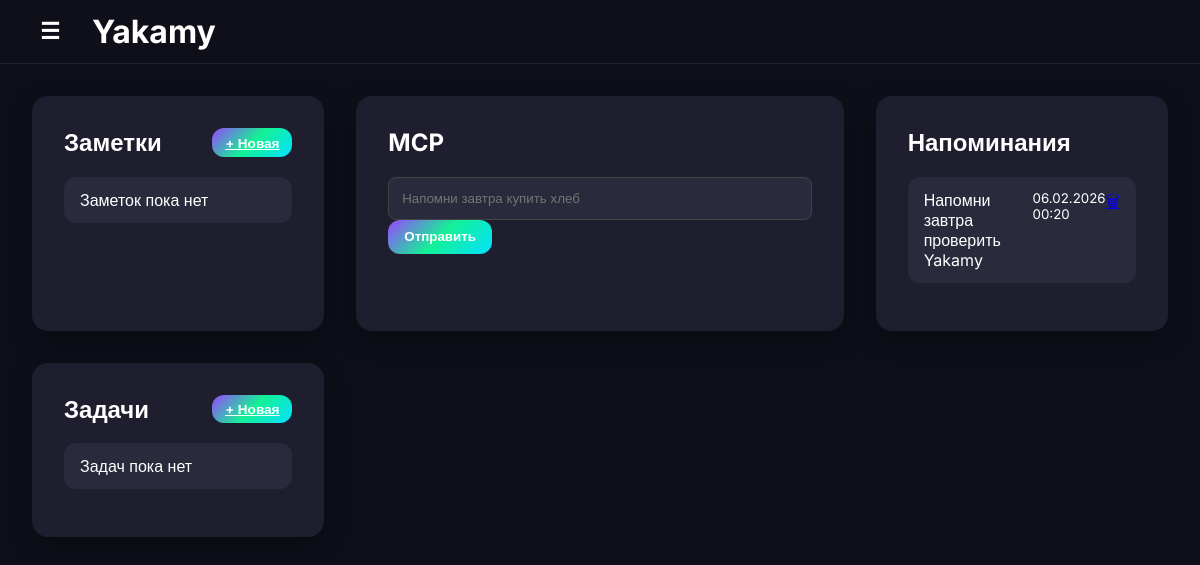
The app's page / (signed in), older data.
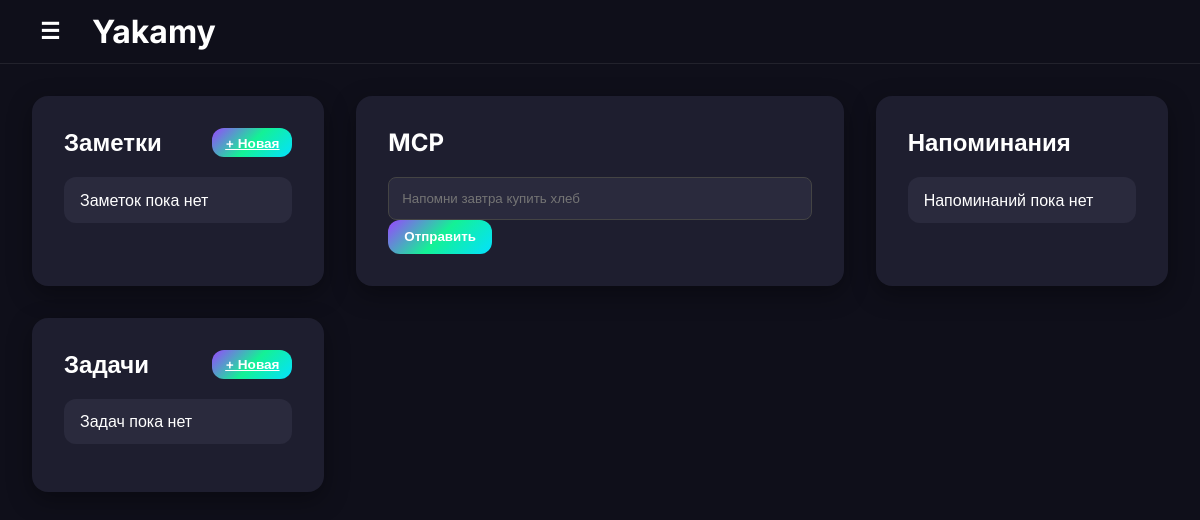
The same page, newer data.
### core/models.py (models this page shows, shortened)
class BaseModel(models.Model):
    user = models.ForeignKey(
        User,
        on_delete=models.CASCADE,
        related_name="%(class)s_items"
    )
    created_at = models.DateTimeField(auto_now_add=True)
    updated_at = models.DateTimeField(auto_now=True)
    class Meta:
        abstract = True

class Reminder(BaseModel):
    text = models.CharField(max_length=255)
    remind_at = models.DateTimeField()
    is_active = models.BooleanField(default=True)

### core/views.py (the view)
# urls.py: path('', views.dashboard, name='dashboard'),
@login_required
def dashboard(request):
    notes = Note.objects.filter(user=request.user)
    tasks = Task.objects.filter(user=request.user)
    reminders = Reminder.objects.filter(user=request.user)
    context = {
        'notes': notes,
        'tasks': tasks,
        'reminders': reminders,
    }
    return render(request, 'dashboard.html', context)

### core/templates/dashboard.html (shortened to what this page needs)
{% load static %}
<!DOCTYPE html>
<html lang="ru">
<head>
    <link rel="stylesheet" href="{% static 'gallery/style.css' %}">
</head>
<body>
<header class="topbar">
    <button class="burger" onclick="toggleSidebar()">☰</button>
    <h1>Yakamy</h1>
</header>
<div class="app">
    <main class="dashboard">
        <section>
            <h2>
                Заметки
                <a href="{% url 'create_note' %}" class="btn small">+ Новая</a>
            </h2>
            <ul>
                {% for note in notes %}
                    <li>
                        {{ note.title }}
                        <span class="actions">
                            <a href="{% url 'edit_note' note.id %}">✏️</a>
                            <a href="{% url 'delete_note' note.id %}">🗑</a>
                        </span>
                    </li>
                {% empty %}
                    <li class="empty">Заметок пока нет</li>
                {% endfor %}
            </ul>
        </section>
        <section class="mcp">
            <h2>MCP</h2>
            <form method="post"
                  action="{% if request.session.mcp %}{% url 'mcp_clarify' %}{% else %}{% url 'mcp_create' %}{% endif %}">
                <input
                    type="text"
                    name="{% if request.session.mcp %}answer{% else %}text{% endif %}"
                    placeholder="Напомни завтра купить хлеб"
                    autocomplete="off"
                    class="{% if request.session.mcp %}mcp-active{% endif %}"
                >
                <button type="submit">Отправить</button>
            </form>
        </section>
        <section>
            <h2>
                Напоминания
            </h2>
            <ul>
                {% for reminder in reminders %}
                    <li>
                        {{ reminder.text }}
                        <small>
                            {{ reminder.remind_at|date:"d.m.Y H:i" }}
                        </small>
                        <span class="actions">
                            <a href="{% url 'delete_reminder' reminder.id %}">🗑</a>
                        </span>
                    </li>
                {% empty %}
                    <li class="empty">Напоминаний пока нет</li>
                {% endfor %}
            </ul>
        </section>
        <section>
            <h2>
                Задачи
                <a href="{% url 'create_task' %}" class="btn small">+ Новая</a>
            </h2>
            <ul>
                {% for task in tasks %}
                    <li>
                        {{ task.title }}
                        <span class="actions">
                            <a href="{% url 'edit_task' task.id %}">✏️</a>
                            <a href="{% url 'delete_task' task.id %}">🗑</a>
                        </span>
                    </li>
                {% empty %}
                    <li class="empty">Задач пока нет</li>
                {% endfor %}
            </ul>
        </section>
    </main>
</div>
</body>
</html>

Row changes from the older to the newer data that the page shows:
removed Reminder: text "Напомни завтра проверить Yakamy", remind_at "06.02.2026 00:20"
Text that changed along with them:
text now shown: "Напоминаний пока нет"
